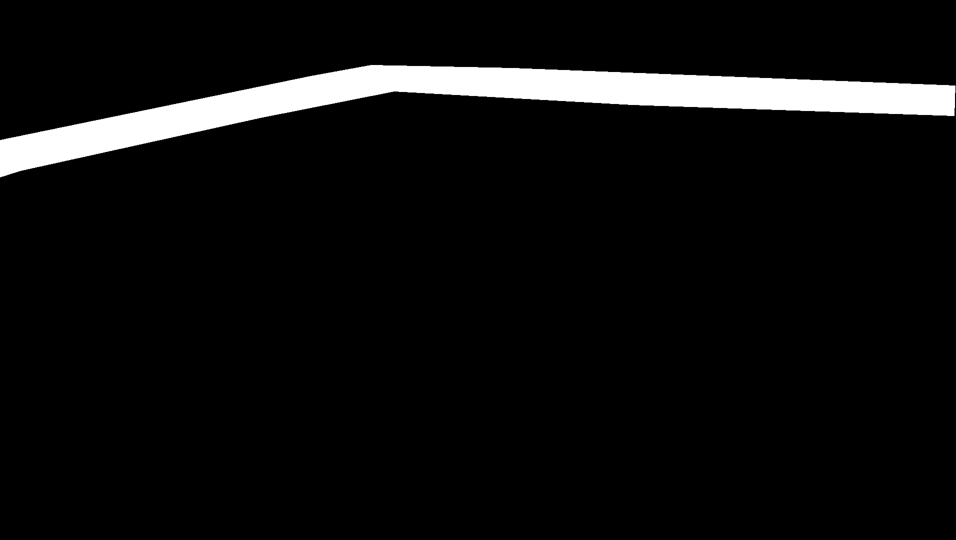
#> input picture src/111.png, 956 x 540 px, found by its file name
$ python find_contours.py
#> lines starting #> are read from the running program, lines starting #| are printed output that depends on the picture; after the words box and inside, x2 and y2 are one past the last pixel; in counts of white or black regions, pixels touching at a corner belong together
import numpy as np
import cv2

font = cv2.FONT_HERSHEY_COMPLEX

# Load image
img2 = cv2.imread('src/111.png', cv2.IMREAD_COLOR)
#> img2 is the input picture: shape (540, 956, 3); min 0, max 255, mean 14.9
img = cv2.imread('src/111.png', cv2.IMREAD_GRAYSCALE)
#> img: shape (540, 956); min 0, max 255, mean 14.9

# Binarize image
_, threshold = cv2.threshold(img, 110, 255, cv2.THRESH_BINARY)
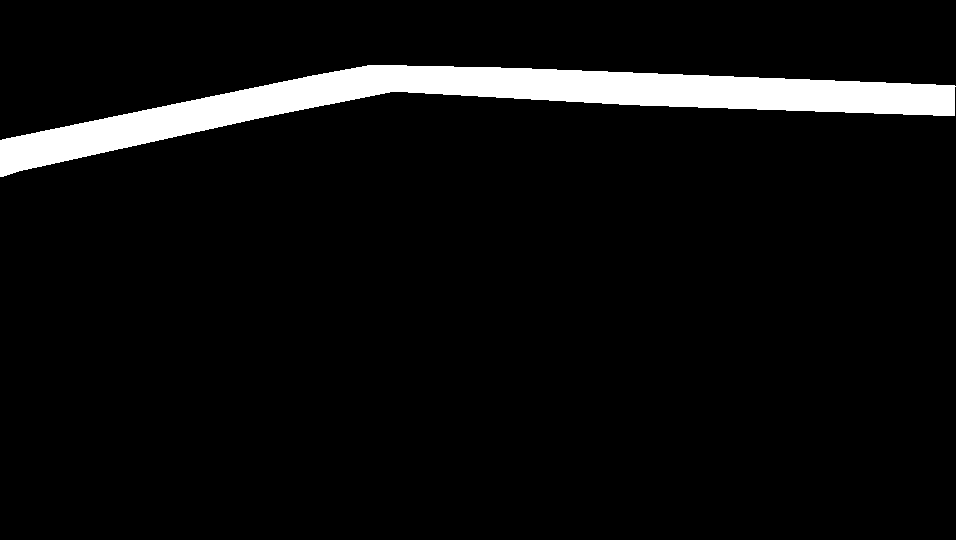
#> threshold: shape (540, 956); 5.9% white; 1 white region

# Find contours
contours, _ = cv2.findContours(threshold, cv2.RETR_TREE, cv2.CHAIN_APPROX_SIMPLE)
#> contours = 1 contour; box (x1, y1, x2, y2) and area: (0, 65, 956, 177) 29560

for cnt in contours:
    # Approximate and draw contour
    approx = cv2.approxPolyDP(cnt, 0.009 * cv2.arcLength(cnt, True), True)
    cv2.drawContours(img2, [approx], 0, (0, 0, 255), 1)

    # Flatten points
    n = approx.ravel()
    i = 0
    for j in n:
        if i % 2 == 0:  # x, y coords
            x, y = n[i], n[i + 1]
            coord = f"{x} {y}"
            if i == 0:  # first point
                cv2.putText(img2, "Arrow tip", (x, y), font, 0.5, (255, 0, 0))
            else:
                cv2.putText(img2, coord, (x, y), font, 0.5, (0, 255, 0))
        i += 1
#> this loop made 1 pass
#> n on pass 1: [0, 176, 390, 91, 954, 115, 955, 86, 367, 65, 2, 139]
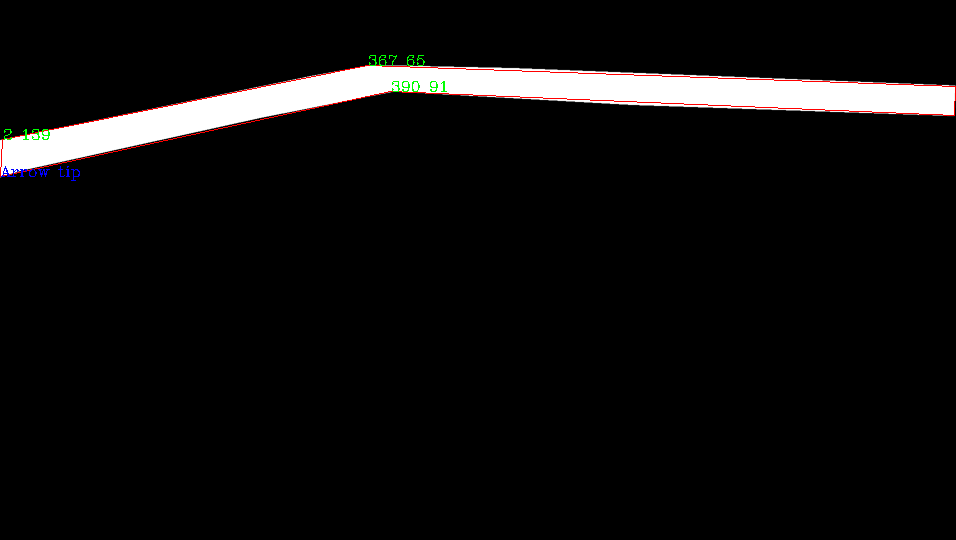
#> img2: shape (540, 956, 3); 0.51% of pixels changed, all inside (x1, y1, x2, y2) = (0, 55, 956, 181)

# Show result
cv2.imshow('Contours with Coordinates', img2)

# Exit on 'q'
if cv2.waitKey(0) & 0xFF == ord('q'):
#> (key q is pressed here)
    cv2.destroyAllWindows()
